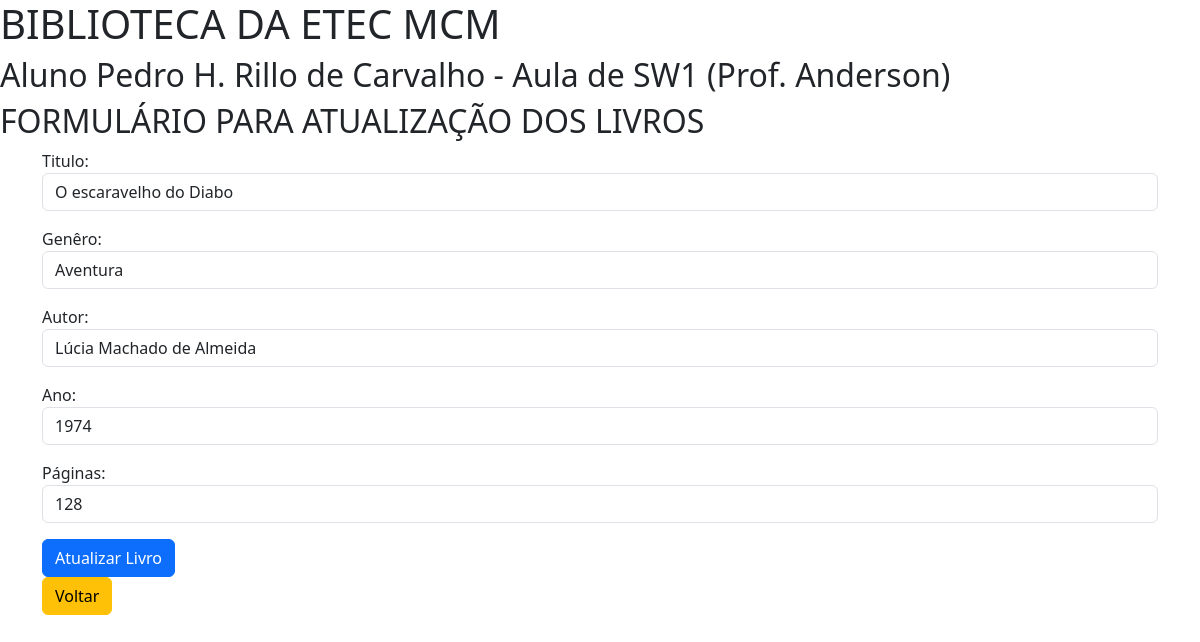
Screenshot of /form_atualizar.php?id=1 with the database file from the repository.
### tables this page shows
CREATE TABLE `livros` (
  `id` int(11) NOT NULL,
  `autor` varchar(255) NOT NULL,
  `titulo` varchar(255) NOT NULL,
  `genero` varchar(255) NOT NULL,
  `ano` int(4) NOT NULL,
  `paginas` int(11) NOT NULL
);

### form_atualizar.php (the view, shortened to what this page needs)
<!DOCTYPE html>
<html lang="pt-br">
<head>
    <link href="https://cdn.jsdelivr.net/npm/bootstrap@5.3.7/dist/css/bootstrap.min.css" rel="stylesheet">
</head>
<body>
    <?php
        include_once 'pedaco.php';
        $id = $_GET['id'];
    ?>
    <h2>FORMULÁRIO PARA ATUALIZAÇÃO DOS LIVROS</h2>
    <div class="container">
        <form action="atualizar.php?id=<?php echo $id;?>" method= "POST">
        <?php
            require 'conexao.php';
            $sql = "SELECT * FROM livros where id = $id";
            $stmt = $pdo->query($sql);
            $livros = $stmt->fetch(PDO::FETCH_ASSOC);
        ?>
            <div class="mb-3">
                Titulo: <input type="text" name= "novo_titulo" value= "<?php echo $livros['titulo']; ?>"  class="form-control">
            </div>
            <div class="mb-3">
                Genêro:<input  type="text" name="novo_genero" value= "<?php echo $livros['genero'];?>" class="form-control">
            </div>
            <div class="mb-3">
                Autor: <input  type="text" name= "novo_autor" value= "<?php echo $livros['autor']; ?>" class="form-control">
            </div>
            <div class="mb-3">
                Ano: <input  type="text" name= "novo_ano" value= "<?php echo $livros['ano']; ?>" class="form-control">
            </div>
            <div class="mb-3">
                Páginas: <input type="text" name= "novo_paginas" value= "<?php echo $livros['paginas']; ?>" class="form-control">
            </div>
            <button type="submit" class="btn btn-primary">Atualizar Livro</button>
        </form>
        <a href="index.php" type="button" class="btn btn-warning">Voltar</a>
    </div>
</body>
</html>

### rows the page displays
livros: novo_titulo "O escaravelho do Diabo", novo_genero "Aventura", novo_autor "Lúcia Machado de Almeida", novo_ano "1974", novo_paginas "128"
